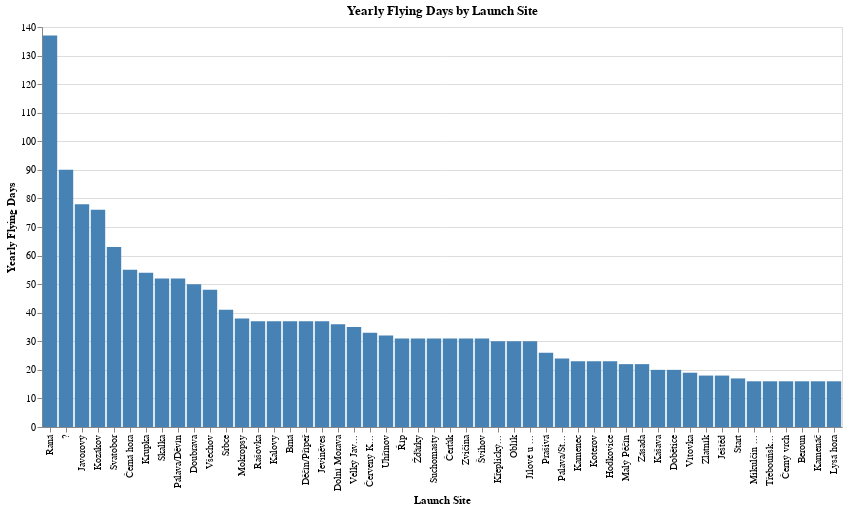

Notebook source saved alongside this figure:
### Code cell
query = """
WITH flying_days AS (
    SELECT
        launch,
        COUNT(DISTINCT date) / COUNT(DISTINCT DATE_PART('year', date)) AS yearly_flying_days
    FROM source.flights
    GROUP BY launch
)
SELECT
    *
FROM flying_days
ORDER BY yearly_flying_days DESC
LIMIT 50
"""
df = pd.read_sql(query, engine)
barchart = alt.Chart(df).mark_bar(color='steelblue').encode(
    x=alt.X('launch:N', sort=alt.EncodingSortField(field='total_flights', order='descending'), title='Launch Site'),
    y=alt.Y('yearly_flying_days:Q', title='Yearly Flying Days'),
    tooltip=['launch:N', 'yearly_flying_days:Q']
).properties(
    width=800,
    height=400,
    title='Yearly Flying Days by Launch Site'
)
barchart.show()

### Figure 1 — Vega-Lite specification as saved in the notebook (floating-point values rounded to 4 significant figures)
{"$schema": "https://vega.github.io/schema/vega-lite/v5.17.0.json", "config": {"view": {"continuousHeight": 300, "continuousWidth": 300}}, "data": {"name": "data-eec0cb523e9b7c28c936a19abf726d1a"}, "datasets": {"data-eec0cb523e9b7c28c936a19abf726d1a": [{"launch": "Raná", "yearly_flying_days": 137}, {"launch": "?", "yearly_flying_days": 90}, {"launch": "Javorový", "yearly_flying_days": 78}, {"launch": "Kozákov", "yearly_flying_days": 76}, {"launch": "Svatobor", "yearly_flying_days": 63}, {"launch": "Černá hora", "yearly_flying_days": 55}, {"launch": "Krupka", "yearly_flying_days": 54}, {"launch": "Skalka", "yearly_flying_days": 52}, {"launch": "Pálava/Děvín", "yearly_flying_days": 52}, {"launch": "Doubrava", "yearly_flying_days": 50}, {"launch": "Všechov", "yearly_flying_days": 48}, {"launch": "Srbce", "yearly_flying_days": 41}, {"launch": "Mokropsy", "yearly_flying_days": 38}, {"launch": "Rašovka", "yearly_flying_days": 37}, {"launch": "Kalovy", "yearly_flying_days": 37}, {"launch": "Brná", "yearly_flying_days": 37}, {"launch": "Děčín/Přípeř", "yearly_flying_days": 37}, {"launch": "Jeviněves", "yearly_flying_days": 37}, {"launch": "Dolní Morava", "yearly_flying_days": 36}, {"launch": "Velký Jav...", "yearly_flying_days": 35}, {"launch": "Červený K...", "yearly_flying_days": 33}, {"launch": "Uhřínov", "yearly_flying_days": 32}, {"launch": "Říp", "yearly_flying_days": 31}, {"launch": "Žďárky", "yearly_flying_days": 31}, {"launch": "Suchomasty", "yearly_flying_days": 31}, {"launch": "Čerťák", "yearly_flying_days": 31}, {"launch": "Zvičina", "yearly_flying_days": 31}, {"launch": "Švihov", "yearly_flying_days": 31}, {"launch": "Křeplický...", "yearly_flying_days": 30}, {"launch": "Oblík", "yearly_flying_days": 30}, {"launch": "Jílové u ...", "yearly_flying_days": 30}, {"launch": "Prašivá", "yearly_flying_days": 26}, {"launch": "Pálava/St...", "yearly_flying_days": 24}, {"launch": "Kamenec", "yearly_flying_days": 23}, {"launch": "Koterov", "yearly_flying_days": 23}, {"launch": "Hodkovice", "yearly_flying_days": 23}, {"launch": "Malý Pěčín", "yearly_flying_days": 22}, {"launch": "Zásada", "yearly_flying_days": 22}, {"launch": "Kašava", "yearly_flying_days": 20}, {"launch": "Dobětice", "yearly_flying_days": 20}, {"launch": "Vítovka", "yearly_flying_days": 19}, {"launch": "Zlatník", "yearly_flying_days": 18}, {"launch": "Ještěd", "yearly_flying_days": 18}, {"launch": "Start", "yearly_flying_days": 17}, {"launch": "Mikulčin ...", "yearly_flying_days": 16}, {"launch": "Třebouňsk...", "yearly_flying_days": 16}, {"launch": "Černý vrch", "yearly_flying_days": 16}, {"launch": "Beroun", "yearly_flying_days": 16}, {"launch": "Kamenáč", "yearly_flying_days": 16}, {"launch": "Lysá hora", "yearly_flying_days": 16}]}, "encoding": {"tooltip": [{"field": "launch", "type": "nominal"}, {"field": "yearly_flying_days", "type": "quantitative"}], "x": {"field": "launch", "sort": {"field": "total_flights", "order": "descending"}, "title": "Launch Site", "type": "nominal"}, "y": {"field": "yearly_flying_days", "title": "Yearly Flying Days", "type": "quantitative"}}, "height": 400, "mark": {"color": "steelblue", "type": "bar"}, "title": "Yearly Flying Days by Launch Site", "width": 800}
